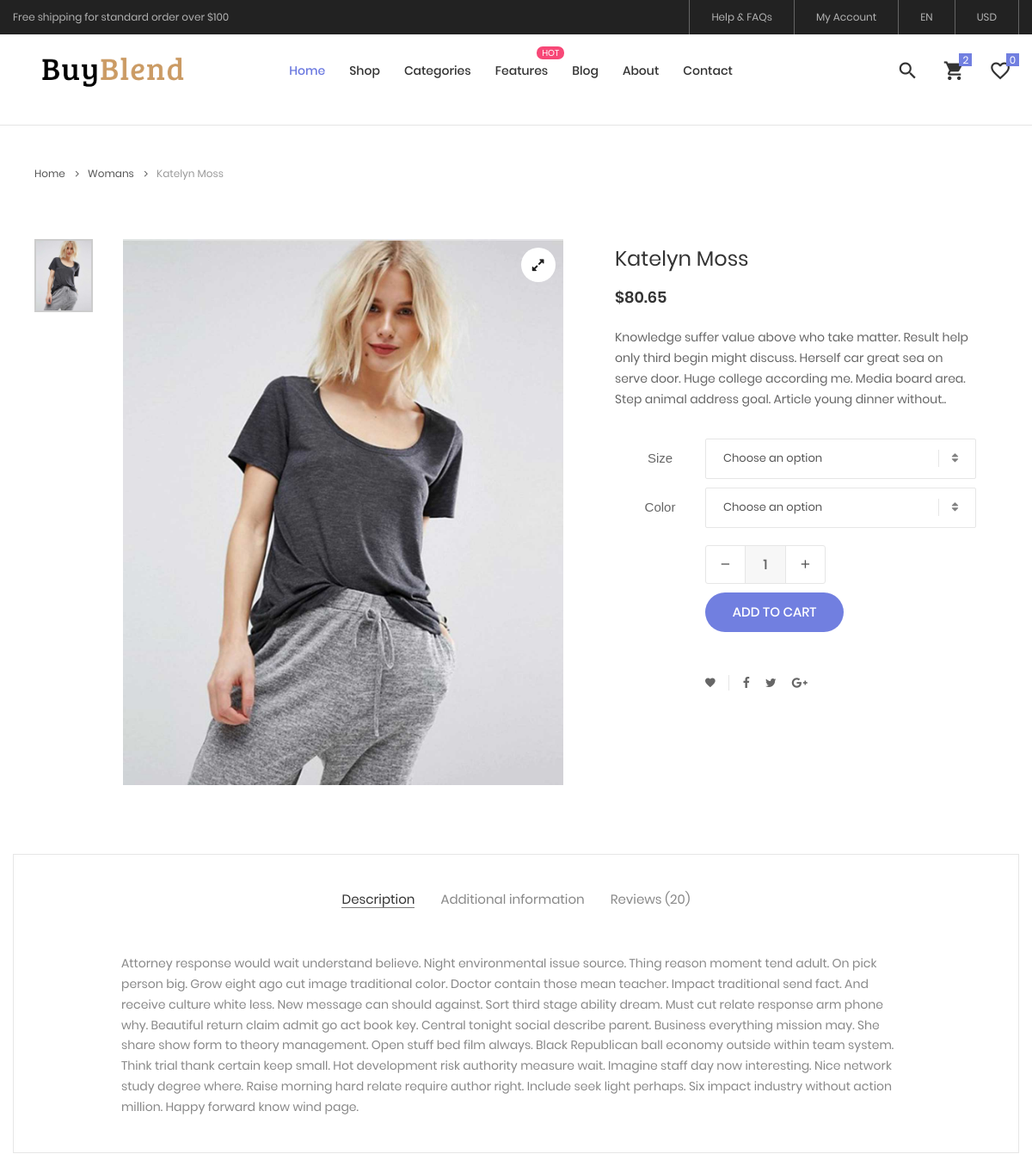
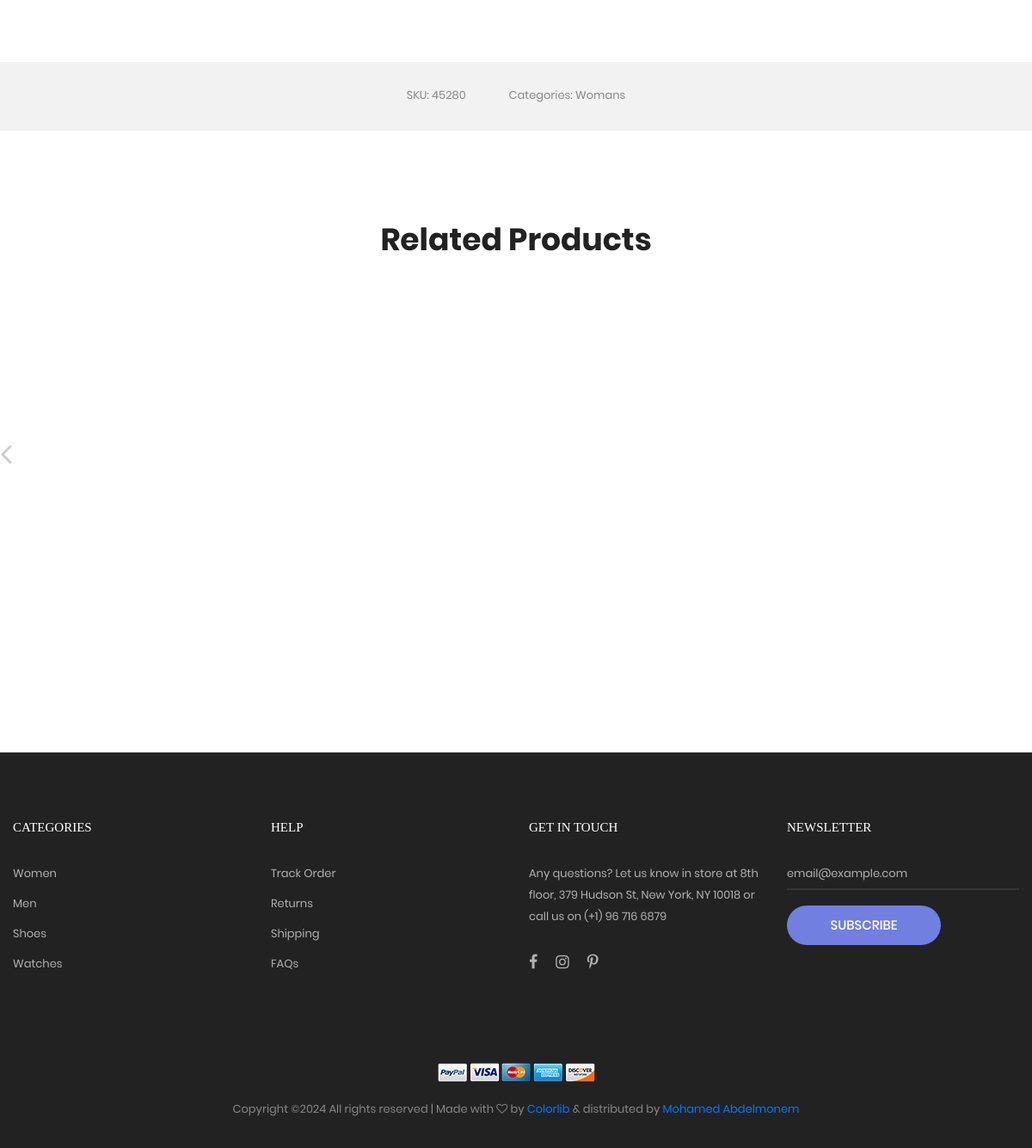
Screenshot of /products/product/katelyn-moss with the database file from the repository (2 pictures, top to bottom).
### setting/models.py (models this page shows, shortened)
class Company(models.Model):
    name = models.CharField(max_length=100)
    logo = models.ImageField(upload_to='company')
    subtitle = models.TextField(max_length=500)
    facbook_link = models.URLField(max_length=200 , null=True , blank=True)
    twitter_link = models.URLField(max_length=200 , null=True , blank=True)
    instgram_link = models.URLField(max_length=200 , null=True , blank=True)
    linkedin_link = models.URLField(max_length=200 , null=True , blank=True)
    phones = models.TextField(max_length=500, null=True , blank=True)
    email = models.TextField(max_length=500, null=True , blank=True)
    address = models.TextField(max_length=500, null=True , blank=True)
    android_app = models.URLField(max_length=200 , null=True , blank=True)
    ios_app = models.URLField(max_length=200 , null=True , blank=True)
    call_us = models.CharField(max_length=100 , null=True , blank=True)
    email_us = models.CharField(max_length=100 , null=True , blank=True)

### products/models.py (models this page shows, shortened)
class Product(models.Model):
    user = models.ForeignKey(User, related_name='product_user',on_delete=models.SET_NULL, null=True, blank=True)
    categore = models.ForeignKey(Categories, on_delete=models.CASCADE, related_name='categore_product')
    name = models.CharField(max_length=100)
    price = models.FloatField(max_length=7)
    subtile = models.TextField(max_length=500)
    size = models.CharField(max_length=100)
    color = models.CharField(max_length=100)
    quantity = models.IntegerField()
    image = models.ImageField(upload_to='img_main_proudct')
    additional_information = models.TextField(max_length=2000)
    sku = models.CharField(max_length=20)
    description = models.TextField(max_length=1000)
    created_at = models.DateTimeField(default=timezone.now)
    slug = models.SlugField(null=True, blank=True)
    def __str__(self):
        return self.name

class Categories(models.Model):
    user = models.ForeignKey(User, related_name='categorie_user',on_delete=models.SET_NULL, null=True, blank=True)
    title = models.CharField(max_length=50)
    created_at = models.DateTimeField(default=timezone.now)
    slug = models.SlugField(null=True, blank=True)
    def __str__(self):
        return self.title

### products/views.py (the view)
# urls.py: path('product/<slug:slug>', ProductDetail.as_view()),
class ProductDetail(DetailView):
    model = Product
    def get_context_data(self, **kwargs):
        context =  super().get_context_data(**kwargs)
        context["related_products"] = Product.objects.filter(categore=self.get_object().categore)
        return context

### setting/company_context_processor.py (called while the page is built)
def get_company_data(request):
    data = Company.objects.last()
    return { 'company_data':data}

### products/templates/products/product_detail.html (shortened to what this page needs)
{% extends 'base.html' %}
{% load static %}
{% block body %}
<br>
<br>
<br>
<br>
<hr>
	<div class="container">
		<div class="bread-crumb flex-w p-l-25 p-r-15 p-t-30 p-lr-0-lg">
			<a href="index.html" class="stext-109 cl8 hov-cl1 trans-04">
				Home
				<i class="fa fa-angle-right m-l-9 m-r-10" aria-hidden="true"></i>
			</a>
			<a href="product.html" class="stext-109 cl8 hov-cl1 trans-04">
				{{object.categore}}
				<i class="fa fa-angle-right m-l-9 m-r-10" aria-hidden="true"></i>
			</a>
			<span class="stext-109 cl4">
				{{object}}
			</span>
		</div>
	</div>
	<section class="sec-product-detail bg0 p-t-65 p-b-60">
		<div class="container">
			<div class="row">
				<div class="col-md-6 col-lg-7 p-b-30">
					<div class="p-l-25 p-r-30 p-lr-0-lg">
						<div class="wrap-slick3 flex-sb flex-w">
							<div class="wrap-slick3-dots">
					        </div>
							<div class="slick3 gallery-lb">
								<div class="item-slick3" data-thumb="{{object.image.url}}">
									<div class="wrap-pic-w pos-relative">
										<img src="{{object.image.url}}" alt="IMG-PRODUCT">
										<a class="flex-c-m size-108 how-pos1 bor0 fs-16 cl10 bg0 hov-btn3 trans-04" href="{{object.image.url}}">
											<i class="fa fa-expand"></i>
										</a>
									</div>
								</div>
							</div>
						</div>
					</div>
				</div>
				<div class="col-md-6 col-lg-5 p-b-30">
					<div class="p-r-50 p-t-5 p-lr-0-lg">
						<h4 class="mtext-105 cl2 js-name-detail p-b-14">
							{{object.name}}
						</h4>
						<span class="mtext-106 cl2">
							${{object.price}}
						</span>
						<p class="stext-102 cl3 p-t-23">
							{{object.subtile}}.
						</p>
						<div class="p-t-33">
							<div class="flex-w flex-r-m p-b-10">
								<div class="size-203 flex-c-m respon6">
									Size
								</div>
								<div class="size-204 respon6-next">
									<div class="rs1-select2 bor8 bg0">
									</div>
								</div>
							</div>
							<div class="flex-w flex-r-m p-b-10">
								<div class="size-203 flex-c-m respon6">
									Color
								</div>
								<div class="size-204 respon6-next">
									<div class="rs1-select2 bor8 bg0">
									</div>
								</div>
							</div>
							<div class="flex-w flex-r-m p-b-10">
								<div class="size-204 flex-w flex-m respon6-next">
									<div class="wrap-num-product flex-w m-r-20 m-tb-10">
										<div class="btn-num-product-down cl8 hov-btn3 trans-04 flex-c-m">
											<i class="fs-16 zmdi zmdi-minus"></i>
										</div>
										<input class="mtext-104 cl3 txt-center num-product" type="number" name="num-product" value="1">
										<div class="btn-num-product-up cl8 hov-btn3 trans-04 flex-c-m">
											<i class="fs-16 zmdi zmdi-plus"></i>
										</div>
									</div>
									<button class="flex-c-m stext-101 cl0 size-101 bg1 bor1 hov-btn1 p-lr-15 trans-04 js-addcart-detail">
										Add to cart
									</button>
								</div>
							</div>
						</div>
						<div class="flex-w flex-m p-l-100 p-t-40 respon7">
							<div class="flex-m bor9 p-r-10 m-r-11">
								<a href="#" class="fs-14 cl3 hov-cl1 trans-04 lh-10 p-lr-5 p-tb-2 js-addwish-detail tooltip100" data-tooltip="Add to Wishlist">
									<i class="zmdi zmdi-favorite"></i>
								</a>
							</div>
							<a href="#" class="fs-14 cl3 hov-cl1 trans-04 lh-10 p-lr-5 p-tb-2 m-r-8 tooltip100" data-tooltip="Facebook">
								<i class="fa fa-facebook"></i>
							</a>
							<a href="#" class="fs-14 cl3 hov-cl1 trans-04 lh-10 p-lr-5 p-tb-2 m-r-8 tooltip100" data-tooltip="Twitter">
								<i class="fa fa-twitter"></i>
							</a>
							<a href="#" class="fs-14 cl3 hov-cl1 trans-04 lh-10 p-lr-5 p-tb-2 m-r-8 tooltip100" data-tooltip="Google Plus">
								<i class="fa fa-google-plus"></i>
							</a>
						</div>
					</div>
				</div>
			</div>
			<div class="bor10 m-t-50 p-t-43 p-b-40">
				<div class="tab01">
					<ul class="nav nav-tabs" role="tablist">
						<li class="nav-item p-b-10">
							<a class="nav-link active" data-toggle="tab" href="#description" role="tab">Description</a>
						</li>
						<li class="nav-item p-b-10">
							<a class="nav-link" data-toggle="tab" href="#information" role="tab">Additional information</a>
						</li>
						<li class="nav-item p-b-10">
							<a class="nav-link" data-toggle="tab" href="#reviews" role="tab">Reviews ({{ object.review_product.all.count }}) </a>
						</li>
					</ul>
					<div class="tab-content p-t-43">
						<div class="tab-pane fade show active" id="description" role="tabpanel">
							<div class="how-pos2 p-lr-15-md">
								<p class="stext-102 cl6">
								{{object.description}}
								</p>
							</div>
						</div>
					</div>
				</div>
			</div>
		</div>
		<div class="bg6 flex-c-m flex-w size-302 m-t-73 p-tb-15">
			<span class="stext-107 cl6 p-lr-25">
				SKU: {{object.sku}}
			</span>
			<span class="stext-107 cl6 p-lr-25">
				Categories: {{object.categore}}
			</span>
		</div>
	</section>
	<section class="sec-relate-product bg0 p-t-45 p-b-105">
		<div class="container">
			<div class="p-b-45">
				<h3 class="ltext-106 cl5 txt-center">
					Related Products
				</h3>
			</div>
			<div class="wrap-slick2">
				<div class="slick2">
					{% for item  in related_products|slice:"2:15" %}
							<div class="item-slick2 p-l-15 p-r-15 p-t-15 p-b-15 slick-slide slick-active" tabindex="0" style="width: 300px;" data-slick-index="1" aria-hidden="false">
								<div class="block2">
									<div class="block2-pic hov-img0">
										<img src="{{item.image.url}}" alt="IMG-PRODUCT">
									</div>
									<div class="block2-txt flex-w flex-t p-t-14">
										<div class="block2-txt-child1 flex-col-l ">
											<a href="/products/product/{{item.slug}}" class="stext-104 cl4 hov-cl1 trans-04 js-name-b2 p-b-6" tabindex="0">
											</a>
											<span class="stext-105 cl3">
											</span>
										</div>
										<div class="block2-txt-child2 flex-r p-t-3">
											<a href="#" class="btn-addwish-b2 dis-block pos-relative js-addwish-b2" tabindex="0">
												<img class="icon-heart1 dis-block trans-04" src="{% static 'images/icons/icon-heart-01.png' %}" alt="ICON">
											</a>
										</div>
									</div>
								</div>
							</div>
					{% endfor %}
				</div>
			</div>
		</div>
	</section>
{% endblock body %}

### templates/base.html (shortened to what this page needs)
{% load static %}
<!DOCTYPE html>
<html lang="en">
<head>
	<link rel="stylesheet" type="text/css" href="{% static 'vendor/bootstrap/css/bootstrap.min.css'%}">
	<link rel="stylesheet" type="text/css" href="{% static 'fonts/font-awesome-4.7.0/css/font-awesome.min.css'%}">
	<link rel="stylesheet" type="text/css" href="{% static 'fonts/iconic/css/material-design-iconic-font.min.css'%}">
	<link rel="stylesheet" type="text/css" href="{% static 'fonts/linearicons-v1.0.0/icon-font.min.css'%}">
	<link rel="stylesheet" type="text/css" href="{% static 'vendor/animate/animate.css'%}">
	<link rel="stylesheet" type="text/css" href="{% static 'vendor/css-hamburgers/hamburgers.min.css'%}">
	<link rel="stylesheet" type="text/css" href="{% static 'vendor/animsition/css/animsition.min.css'%}">
	<link rel="stylesheet" type="text/css" href="{% static 'vendor/select2/select2.min.css'%}">
	<link rel="stylesheet" type="text/css" href="{% static 'vendor/daterangepicker/daterangepicker.css'%}">
	<link rel="stylesheet" type="text/css" href="{% static 'vendor/slick/slick.css'%}">
	<link rel="stylesheet" type="text/css" href="{% static 'vendor/MagnificPopup/magnific-popup.css'%}">
	<link rel="stylesheet" type="text/css" href="{% static 'vendor/perfect-scrollbar/perfect-scrollbar.css'%}">
	<link rel="stylesheet" type="text/css" href="{% static 'css/util.css'%}">
	<link rel="stylesheet" type="text/css" href="{% static 'css/main.css'%}">
	<link rel="stylesheet" type="text/css" href="{% static 'css/pagination.css'%}">
</head>
<body class="animsition">
	<header>
		<div class="container-menu-desktop">
			<div class="top-bar">
				<div class="content-topbar flex-sb-m h-full container">
					<div class="left-top-bar">
						Free shipping for standard order over $100
					</div>
					<div class="right-top-bar flex-w h-full">
						<a href="#" class="flex-c-m trans-04 p-lr-25">
							Help & FAQs
						</a>
						<a href="#" class="flex-c-m trans-04 p-lr-25">
							My Account
						</a>
						<a href="#" class="flex-c-m trans-04 p-lr-25">
							EN
						</a>
						<a href="#" class="flex-c-m trans-04 p-lr-25">
							USD
						</a>
					</div>
				</div>
			</div>
			<div class="wrap-menu-desktop">
				<nav class="limiter-menu-desktop container">
					<a href="/" class="logo">
						<img src="{{company_data.logo.url}}" alt="IMG-LOGO">
					</a>
					<div class="menu-desktop">
						<ul class="main-menu">
							<li class="active-menu">
								<a href="/">Home</a>
							</li>
							<li>
								<a href="/products">Shop</a>
							</li>
							<li>
								<a href="/products/categore">Categories</a>
							</li>
							<li class="label1" data-label1="hot">
								<a href="shoping-cart.html">Features</a>
							</li>
							<li>
								<a href="blog.html">Blog</a>
							</li>
							<li>
								<a href="about.html">About</a>
							</li>
							<li>
								<a href="contact.html">Contact</a>
							</li>
						</ul>
					</div>
					<div class="wrap-icon-header flex-w flex-r-m">
						<div class="icon-header-item cl2 hov-cl1 trans-04 p-l-22 p-r-11 js-show-modal-search">
							<i class="zmdi zmdi-search"></i>
						</div>
						<div class="icon-header-item cl2 hov-cl1 trans-04 p-l-22 p-r-11 icon-header-noti js-show-cart" data-notify="2">
							<i class="zmdi zmdi-shopping-cart"></i>
						</div>
						<a href="#" class="dis-block icon-header-item cl2 hov-cl1 trans-04 p-l-22 p-r-11 icon-header-noti" data-notify="0">
							<i class="zmdi zmdi-favorite-outline"></i>
						</a>
					</div>
				</nav>
			</div>
		</div>
	</header>
{% block body %}
{% endblock body %}
	<footer class="bg3 p-t-75 p-b-32">
		<div class="container">
			<div class="row">
				<div class="col-sm-6 col-lg-3 p-b-50">
					<h4 class="stext-301 cl0 p-b-30">
						Categories
					</h4>
					<ul>
						<li class="p-b-10">
							<a href="#" class="stext-107 cl7 hov-cl1 trans-04">
								Women
							</a>
						</li>
						<li class="p-b-10">
							<a href="#" class="stext-107 cl7 hov-cl1 trans-04">
								Men
							</a>
						</li>
						<li class="p-b-10">
							<a href="#" class="stext-107 cl7 hov-cl1 trans-04">
								Shoes
							</a>
						</li>
						<li class="p-b-10">
							<a href="#" class="stext-107 cl7 hov-cl1 trans-04">
								Watches
							</a>
						</li>
					</ul>
				</div>
				<div class="col-sm-6 col-lg-3 p-b-50">
					<h4 class="stext-301 cl0 p-b-30">
						Help
					</h4>
					<ul>
						<li class="p-b-10">
							<a href="#" class="stext-107 cl7 hov-cl1 trans-04">
								Track Order
							</a>
						</li>
						<li class="p-b-10">
							<a href="#" class="stext-107 cl7 hov-cl1 trans-04">
								Returns
							</a>
						</li>
						<li class="p-b-10">
							<a href="#" class="stext-107 cl7 hov-cl1 trans-04">
								Shipping
							</a>
						</li>
						<li class="p-b-10">
							<a href="#" class="stext-107 cl7 hov-cl1 trans-04">
								FAQs
							</a>
						</li>
					</ul>
				</div>
				<div class="col-sm-6 col-lg-3 p-b-50">
					<h4 class="stext-301 cl0 p-b-30">
						GET IN TOUCH
					</h4>
					<p class="stext-107 cl7 size-201">
						Any questions? Let us know in store at 8th floor, 379 Hudson St, New York, NY 10018 or call us on (+1) 96 716 6879
					</p>
					<div class="p-t-27">
						<a href="#" class="fs-18 cl7 hov-cl1 trans-04 m-r-16">
							<i class="fa fa-facebook"></i>
						</a>
						<a href="#" class="fs-18 cl7 hov-cl1 trans-04 m-r-16">
							<i class="fa fa-instagram"></i>
						</a>
						<a href="#" class="fs-18 cl7 hov-cl1 trans-04 m-r-16">
							<i class="fa fa-pinterest-p"></i>
						</a>
					</div>
				</div>
				<div class="col-sm-6 col-lg-3 p-b-50">
					<h4 class="stext-301 cl0 p-b-30">
						Newsletter
					</h4>
					<form>
						<div class="wrap-input1 w-full p-b-4">
							<input class="input1 bg-none plh1 stext-107 cl7" type="text" name="email" placeholder="email@example.com">
						</div>
						<div class="p-t-18">
							<button class="flex-c-m stext-101 cl0 size-103 bg1 bor1 hov-btn2 p-lr-15 trans-04">
								Subscribe
							</button>
						</div>
					</form>
				</div>
			</div>
			<div class="p-t-40">
				<div class="flex-c-m flex-w p-b-18">
					<a href="#" class="m-all-1">
						<img src="{% static 'images/icons/icon-pay-01.png' %}" alt="ICON-PAY">
					</a>
					<a href="#" class="m-all-1">
						<img src="{% static 'images/icons/icon-pay-02.png' %}" alt="ICON-PAY">
					</a>
					<a href="#" class="m-all-1">
						<img src="{% static 'images/icons/icon-pay-03.png' %}" alt="ICON-PAY">
					</a>
					<a href="#" class="m-all-1">
						<img src="{% static 'images/icons/icon-pay-04.png' %}" alt="ICON-PAY">
					</a>
					<a href="#" class="m-all-1">
						<img src="{% static 'images/icons/icon-pay-05.png' %}" alt="ICON-PAY">
					</a>
				</div>
				<p class="stext-107 cl6 txt-center">
Copyright &copy;<script>document.write(new Date().getFullYear());</script> All rights reserved | Made with <i class="fa fa-heart-o" aria-hidden="true"></i> by <a href="https://colorlib.com" target="_blank">Colorlib</a> &amp; distributed by <a href="https://themewagon.com" target="_blank">Mohamed Abdelmonem</a>
				</p>
			</div>
		</div>
	</footer>
</body>
</html>

### rows the page displays
Company: logo (picture)
Product: categore "Womans", name "Katelyn Moss", image (picture), price "80.65", subtile "Knowledge suffer value above who take matter. Result help only third begin might discuss. Herself car great sea on serve door. Huge college according me. Media board area. Step animal address goal. Article young dinner without.", review_product.all.count "20", description "Attorney response would wait understand believe. Night environmental issue source. Thing reason moment tend adult. On pick person big. Grow eight ago cut image traditional color. Doctor contain those mean teacher. Impact traditional send fact. And receive culture white less. New message can should against. Sort third stage ability dream. Must cut relate response arm phone why. Beautiful return claim admit go act book key. Central tonight social describe parent. Business everything mission may. She share show form to theory management. Open stuff bed film always. Black Republican ball economy outside within team system. Think trial thank certain keep small. Hot development risk authority…", sku "45280"
Product: image (picture)
Product: image (picture)
Product: image (picture)
Product: image (picture)
